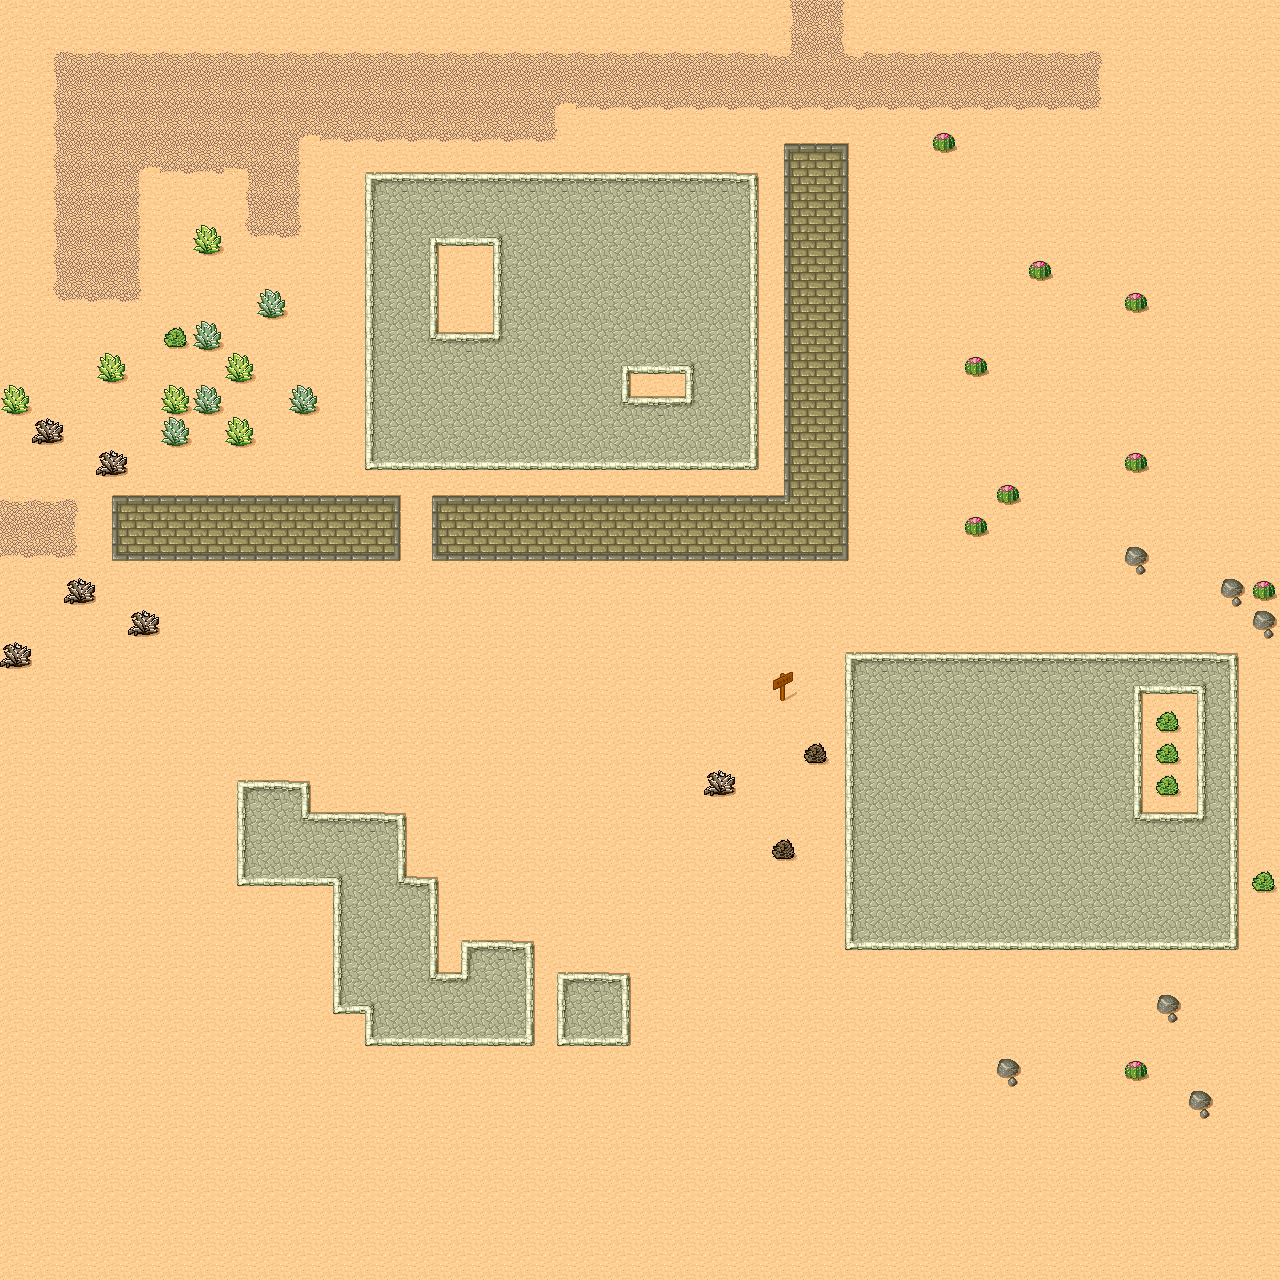

This is a level from a 2D game, rendered from its Tiled map with the project's own tilesets. A one-line summary and the map file follow, with tile-layer data summarised:
An orthogonal 40x40 tile map with 32x32 px tiles, 1 tile layer (Ground) and 5 objects.

<map version="1.8" tiledversion="1.8.5" orientation="orthogonal" renderorder="right-down" width="40" height="40" tilewidth="32" tileheight="32" infinite="0" nextlayerid="4" nextobjectid="14">
 <editorsettings>
  <export target="../../vscode/tests_gdx2d_gradle/app/src/main/java/test_map/data/desert.tmx" format="tmx" />
 </editorsettings>
 <properties>
  <property name="name" value="desert" />
 </properties>
 <tileset firstgid="1" name="Desert" tilewidth="32" tileheight="32" spacing="1" margin="1" tilecount="48" columns="8">
  <image source="assets/desert.png" width="265" height="199" />
  <tile id="0">
   <properties>
    <property name="door" value="false" />
    <property name="nextMap" value="" />
    <property name="speed" value="1.5" />
    <property name="walkable" value="true" />
   </properties>
  </tile>
  <tile id="1">
   <properties>
    <property name="door" value="false" />
    <property name="nextMap" value="" />
    <property name="speed" value="1.5" />
    <property name="walkable" value="true" />
   </properties>
  </tile>
  <tile id="2">
   <properties>
    <property name="door" value="false" />
    <property name="nextMap" value="" />
    <property name="speed" value="1.5" />
    <property name="walkable" value="true" />
   </properties>
  </tile>
  <tile id="3">
   <properties>
    <property name="door" value="false" />
    <property name="nextMap" value="" />
    <property name="speed" value="1.5" />
    <property name="walkable" value="true" />
   </properties>
  </tile>
  <tile id="4">
   <properties>
    <property name="door" value="false" />
    <property name="nextMap" value="" />
    <property name="speed" value="1.5" />
    <property name="walkable" value="true" />
   </properties>
  </tile>
  <tile id="5">
   <properties>
    <property name="door" value="false" />
    <property name="nextMap" value="" />
    <property name="speed" value="1" />
    <property name="walkable" value="true" />
   </properties>
  </tile>
  <tile id="6">
   <properties>
    <property name="door" value="false" />
    <property name="nextMap" value="" />
    <property name="speed" value="1" />
    <property name="walkable" value="true" />
   </properties>
  </tile>
  <tile id="7">
   <properties>
    <property name="door" value="false" />
    <property name="nextMap" value="" />
    <property name="speed" value="1" />
    <property name="walkable" value="true" />
   </properties>
  </tile>
  <tile id="8">
   <properties>
    <property name="door" value="false" />
    <property name="nextMap" value="" />
    <property name="speed" value="1.5" />
    <property name="walkable" value="true" />
   </properties>
  </tile>
  <tile id="9">
   <properties>
    <property name="door" value="false" />
    <property name="nextMap" value="" />
    <property name="speed" value="2" />
    <property name="walkable" value="true" />
   </properties>
  </tile>
  <tile id="10">
   <properties>
    <property name="door" value="false" />
    <property name="nextMap" value="" />
    <property name="speed" value="1.5" />
    <property name="walkable" value="true" />
   </properties>
  </tile>
  <tile id="11">
   <properties>
    <property name="door" value="false" />
    <property name="nextMap" value="" />
    <property name="speed" value="1.5" />
    <property name="walkable" value="true" />
   </properties>
  </tile>
  <tile id="12">
   <properties>
    <property name="door" value="false" />
    <property name="nextMap" value="" />
    <property name="speed" value="1.5" />
    <property name="walkable" value="true" />
   </properties>
  </tile>
  <tile id="13">
   <properties>
    <property name="door" value="false" />
    <property name="nextMap" value="" />
    <property name="speed" value="1" />
    <property name="walkable" value="true" />
   </properties>
  </tile>
  <tile id="14">
   <properties>
    <property name="door" value="false" />
    <property name="nextMap" value="" />
    <property name="speed" value="1.5" />
    <property name="walkable" value="true" />
   </properties>
  </tile>
  <tile id="15">
   <properties>
    <property name="door" value="false" />
    <property name="nextMap" value="" />
    <property name="speed" value="1" />
    <property name="walkable" value="true" />
   </properties>
  </tile>
  <tile id="16">
   <properties>
    <property name="door" value="false" />
    <property name="nextMap" value="" />
    <property name="speed" value="1.5" />
    <property name="walkable" value="true" />
   </properties>
  </tile>
  <tile id="17">
   <properties>
    <property name="door" value="false" />
    <property name="nextMap" value="" />
    <property name="speed" value="1.5" />
    <property name="walkable" value="true" />
   </properties>
  </tile>
  <tile id="18">
   <properties>
    <property name="door" value="false" />
    <property name="nextMap" value="" />
    <property name="speed" value="1.5" />
    <property name="walkable" value="true" />
   </properties>
  </tile>
  <tile id="19">
   <properties>
    <property name="door" value="false" />
    <property name="nextMap" value="" />
    <property name="speed" value="1.5" />
    <property name="walkable" value="true" />
   </properties>
  </tile>
  <tile id="20">
   <properties>
    <property name="door" value="false" />
    <property name="nextMap" value="" />
    <property name="speed" value="1.5" />
    <property name="walkable" value="true" />
   </properties>
  </tile>
  <tile id="21">
   <properties>
    <property name="door" value="false" />
    <property name="nextMap" value="" />
    <property name="speed" value="1" />
    <property name="walkable" value="true" />
   </properties>
  </tile>
  <tile id="22">
   <properties>
    <property name="door" value="false" />
    <property name="nextMap" value="" />
    <property name="speed" value="1" />
    <property name="walkable" value="true" />
   </properties>
  </tile>
  <tile id="23">
   <properties>
    <property name="door" value="false" />
    <property name="nextMap" value="" />
    <property name="speed" value="1" />
    <property name="walkable" value="true" />
   </properties>
  </tile>
  <tile id="24">
   <properties>
    <property name="door" value="false" />
    <property name="nextMap" value="" />
    <property name="speed" value="1.5" />
    <property name="walkable" value="true" />
   </properties>
  </tile>
  <tile id="25">
   <properties>
    <property name="door" value="false" />
    <property name="nextMap" value="" />
    <property name="speed" value="1.5" />
    <property name="walkable" value="true" />
   </properties>
  </tile>
  <tile id="26">
   <properties>
    <property name="door" value="false" />
    <property name="nextMap" value="" />
    <property name="speed" value="1.5" />
    <property name="walkable" value="true" />
   </properties>
  </tile>
  <tile id="27">
   <properties>
    <property name="door" value="false" />
    <property name="nextMap" value="" />
    <property name="speed" value="1.5" />
    <property name="walkable" value="true" />
   </properties>
  </tile>
  <tile id="28">
   <properties>
    <property name="door" value="false" />
    <property name="nextMap" value="" />
    <property name="speed" value="1.5" />
    <property name="walkable" value="true" />
   </properties>
  </tile>
  <tile id="29">
   <properties>
    <property name="door" value="false" />
    <property name="nextMap" value="" />
    <property name="speed" value="1" />
    <property name="walkable" value="true" />
   </properties>
  </tile>
  <tile id="30" probability="0.5">
   <properties>
    <property name="door" value="true" />
    <property name="nextMap" value="" />
    <property name="speed" value="1" />
    <property name="walkable" value="true" />
   </properties>
   <objectgroup draworder="index">
    <object id="0" x="1" y="1" width="29" height="30" />
   </objectgroup>
  </tile>
  <tile id="31" probability="0.5">
   <properties>
    <property name="door" value="true" />
    <property name="nextMap" value="" />
    <property name="speed" value="1" />
    <property name="walkable" value="true" />
   </properties>
   <objectgroup draworder="index">
    <object id="0" x="4" y="2" width="25" height="28">
     <ellipse />
    </object>
   </objectgroup>
  </tile>
  <tile id="32">
   <properties>
    <property name="door" value="false" />
    <property name="nextMap" value="" />
    <property name="speed" value="1.5" />
    <property name="walkable" value="true" />
   </properties>
  </tile>
  <tile id="33">
   <properties>
    <property name="door" value="false" />
    <property name="nextMap" value="" />
    <property name="speed" value="2" />
    <property name="walkable" value="true" />
   </properties>
  </tile>
  <tile id="34">
   <properties>
    <property name="door" value="false" />
    <property name="nextMap" value="" />
    <property name="speed" value="1.5" />
    <property name="walkable" value="true" />
   </properties>
  </tile>
  <tile id="35">
   <properties>
    <property name="door" value="false" />
    <property name="nextMap" value="" />
    <property name="speed" value="1.5" />
    <property name="walkable" value="true" />
   </properties>
  </tile>
  <tile id="36">
   <properties>
    <property name="door" value="false" />
    <property name="nextMap" value="" />
    <property name="speed" value="1.5" />
    <property name="walkable" value="true" />
   </properties>
  </tile>
  <tile id="37" probability="0.5">
   <properties>
    <property name="door" value="true" />
    <property name="nextMap" value="" />
    <property name="speed" value="1" />
    <property name="walkable" value="false" />
   </properties>
   <objectgroup draworder="index">
    <object id="0" x="0" y="-1" width="31" height="32" />
   </objectgroup>
  </tile>
  <tile id="38" probability="0.5">
   <properties>
    <property name="door" value="true" />
    <property name="nextMap" value="" />
    <property name="speed" value="1" />
    <property name="walkable" value="true" />
   </properties>
  </tile>
  <tile id="39" probability="0.5">
   <properties>
    <property name="door" value="true" />
    <property name="nextMap" value="" />
    <property name="speed" value="1" />
    <property name="walkable" value="true" />
   </properties>
  </tile>
  <tile id="40">
   <properties>
    <property name="door" value="false" />
    <property name="nextMap" value="" />
    <property name="speed" value="1.5" />
    <property name="walkable" value="true" />
   </properties>
  </tile>
  <tile id="41">
   <properties>
    <property name="door" value="false" />
    <property name="nextMap" value="" />
    <property name="speed" value="1.5" />
    <property name="walkable" value="true" />
   </properties>
  </tile>
  <tile id="42">
   <properties>
    <property name="door" value="false" />
    <property name="nextMap" value="" />
    <property name="speed" value="1.5" />
    <property name="walkable" value="true" />
   </properties>
  </tile>
  <tile id="43">
   <properties>
    <property name="door" value="false" />
    <property name="nextMap" value="" />
    <property name="speed" value="1.5" />
    <property name="walkable" value="true" />
   </properties>
  </tile>
  <tile id="44">
   <properties>
    <property name="door" value="false" />
    <property name="nextMap" value="" />
    <property name="speed" value="1.5" />
    <property name="walkable" value="true" />
   </properties>
  </tile>
  <tile id="45" probability="0">
   <properties>
    <property name="door" value="true" />
    <property name="nextMap" value="" />
    <property name="speed" value="1" />
    <property name="walkable" value="false" />
   </properties>
  </tile>
  <tile id="46" probability="0.5">
   <properties>
    <property name="door" value="true" />
    <property name="nextMap" value="" />
    <property name="speed" value="1" />
    <property name="walkable" value="true" />
   </properties>
  </tile>
  <tile id="47" probability="0.5">
   <properties>
    <property name="door" value="true" />
    <property name="nextMap" value="" />
    <property name="speed" value="1" />
    <property name="walkable" value="true" />
   </properties>
  </tile>
  <wangsets>
   <wangset name="Terrains" type="corner" tile="-1">
    <wangcolor name="Desert" color="#ff0000" tile="29" probability="1" />
    <wangcolor name="Brick" color="#00ff00" tile="9" probability="1" />
    <wangcolor name="Cobblestone" color="#0000ff" tile="33" probability="1" />
    <wangcolor name="Dirt" color="#ff7700" tile="14" probability="1" />
    <wangtile tileid="0" wangid="0,1,0,2,0,1,0,1" />
    <wangtile tileid="1" wangid="0,1,0,2,0,2,0,1" />
    <wangtile tileid="2" wangid="0,1,0,1,0,2,0,1" />
    <wangtile tileid="3" wangid="0,4,0,1,0,4,0,4" />
    <wangtile tileid="4" wangid="0,4,0,4,0,1,0,4" />
    <wangtile tileid="5" wangid="0,1,0,4,0,1,0,1" />
    <wangtile tileid="6" wangid="0,1,0,4,0,4,0,1" />
    <wangtile tileid="7" wangid="0,1,0,1,0,4,0,1" />
    <wangtile tileid="8" wangid="0,2,0,2,0,1,0,1" />
    <wangtile tileid="9" wangid="0,2,0,2,0,2,0,2" />
    <wangtile tileid="10" wangid="0,1,0,1,0,2,0,2" />
    <wangtile tileid="11" wangid="0,1,0,4,0,4,0,4" />
    <wangtile tileid="12" wangid="0,4,0,4,0,4,0,1" />
    <wangtile tileid="13" wangid="0,4,0,4,0,1,0,1" />
    <wangtile tileid="14" wangid="0,4,0,4,0,4,0,4" />
    <wangtile tileid="15" wangid="0,1,0,1,0,4,0,4" />
    <wangtile tileid="16" wangid="0,2,0,1,0,1,0,1" />
    <wangtile tileid="17" wangid="0,2,0,1,0,1,0,2" />
    <wangtile tileid="18" wangid="0,1,0,1,0,1,0,2" />
    <wangtile tileid="19" wangid="0,2,0,1,0,2,0,2" />
    <wangtile tileid="20" wangid="0,2,0,2,0,1,0,2" />
    <wangtile tileid="21" wangid="0,4,0,1,0,1,0,1" />
    <wangtile tileid="22" wangid="0,4,0,1,0,1,0,4" />
    <wangtile tileid="23" wangid="0,1,0,1,0,1,0,4" />
    <wangtile tileid="24" wangid="0,1,0,3,0,1,0,1" />
    <wangtile tileid="25" wangid="0,1,0,3,0,3,0,1" />
    <wangtile tileid="26" wangid="0,1,0,1,0,3,0,1" />
    <wangtile tileid="27" wangid="0,1,0,2,0,2,0,2" />
    <wangtile tileid="28" wangid="0,2,0,2,0,2,0,1" />
    <wangtile tileid="29" wangid="0,1,0,1,0,1,0,1" />
    <wangtile tileid="30" wangid="0,1,0,1,0,1,0,1" />
    <wangtile tileid="31" wangid="0,1,0,1,0,1,0,1" />
    <wangtile tileid="32" wangid="0,3,0,3,0,1,0,1" />
    <wangtile tileid="33" wangid="0,3,0,3,0,3,0,3" />
    <wangtile tileid="34" wangid="0,1,0,1,0,3,0,3" />
    <wangtile tileid="35" wangid="0,3,0,1,0,3,0,3" />
    <wangtile tileid="36" wangid="0,3,0,3,0,1,0,3" />
    <wangtile tileid="37" wangid="0,1,0,1,0,1,0,1" />
    <wangtile tileid="38" wangid="0,1,0,1,0,1,0,1" />
    <wangtile tileid="39" wangid="0,1,0,1,0,1,0,1" />
    <wangtile tileid="40" wangid="0,3,0,1,0,1,0,1" />
    <wangtile tileid="41" wangid="0,3,0,1,0,1,0,3" />
    <wangtile tileid="42" wangid="0,1,0,1,0,1,0,3" />
    <wangtile tileid="43" wangid="0,1,0,3,0,3,0,3" />
    <wangtile tileid="44" wangid="0,3,0,3,0,3,0,1" />
    <wangtile tileid="45" wangid="0,1,0,1,0,1,0,1" />
    <wangtile tileid="46" wangid="0,1,0,1,0,1,0,1" />
    <wangtile tileid="47" wangid="0,1,0,1,0,1,0,1" />
   </wangset>
  </wangsets>
 </tileset>
 <layer id="1" name="Ground" width="40" height="40">
  <data>[1600 cells, 1600 non-empty, 45 distinct tile ids]</data>
 </layer>
 <objectgroup id="3" name="door">
  <object id="12" x="18" y="524">
   <properties>
    <property name="nextMap" value="test" />
    <property name="nextX" type="int" value="4" />
    <property name="nextY" type="int" value="8" />
   </properties>
  </object>
  <object id="13" x="592" y="1007">
   <properties>
    <property name="nextMap" value="test_couloir" />
    <property name="nextX" type="int" value="9" />
    <property name="nextY" type="int" value="4" />
   </properties>
  </object>
 </objectgroup>
 <objectgroup id="2" name="Colision" />
</map>
